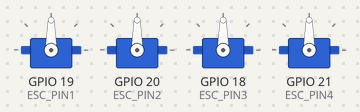
Bench run of a sketch on a simulated ESP32. Parts: 4 × servo. What the sketch prints to the serial monitor is not drawn.

Above: at 0.0 s.
At 2.0 s:
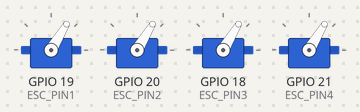
Timing chart, 0 to 3.5 s (numbered marks = the images above):
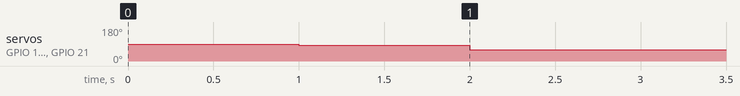

The sketch:

working_motor.ino
```cpp
#include <ESP32Servo.h> // ESP32Servo library installed by Library Manager

#define ESC_PIN1 (19)
#define ESC_PIN2 (20)
#define ESC_PIN3 (18)
#define ESC_PIN4 (21)

#define MIN_SPEED 1148
#define MAX_SPEED 1832

Servo motors[4];

int val = MIN_SPEED; // throtle value from serial input

void setup() {
  Serial.begin(115200);
  pinMode(ESC_PIN1, OUTPUT);
  pinMode(ESC_PIN2, OUTPUT);
  pinMode(ESC_PIN3, OUTPUT);
  pinMode(ESC_PIN4, OUTPUT);

  motors[0].attach(ESC_PIN1);
  motors[1].attach(ESC_PIN2);
  motors[2].attach(ESC_PIN3);
  motors[3].attach(ESC_PIN4);

  // add a longer delay if necessary
  delay(1000);
  for (int i=0;i<4;i++)
  {
    // sending arm signal
    motors[i].writeMicroseconds(1400);
  }

  delay(1000);

  for (int i=0;i<4;i++)
  {
    motors[i].writeMicroseconds(MIN_SPEED);
  }
  delay(3500);
  Serial.println("Available for input!");
}

void loop() {
  if (Serial.available()) {
    int tmp = Serial.parseInt();
    if (tmp != 0) val = tmp;
  }
  // limit val
  val = max(val, MIN_SPEED);
  val = min(val, MAX_SPEED);

  for (int i=0;i<4;i++)
  {
    motors[i].writeMicroseconds(val);
  }
  delay(10); // Wait for a bit
}
```
